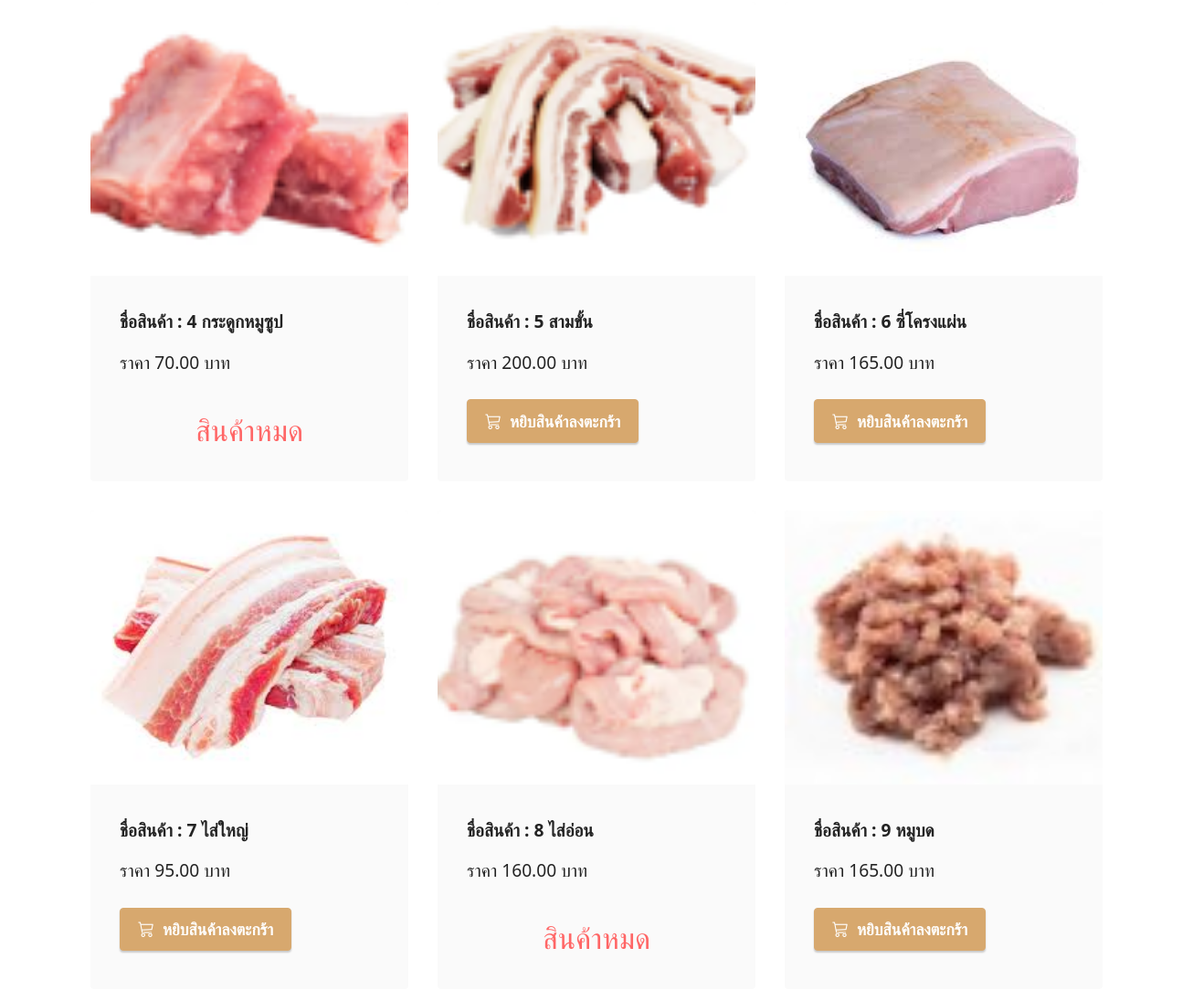
/product/ (middle part), run on an earlier commit of the app's database.
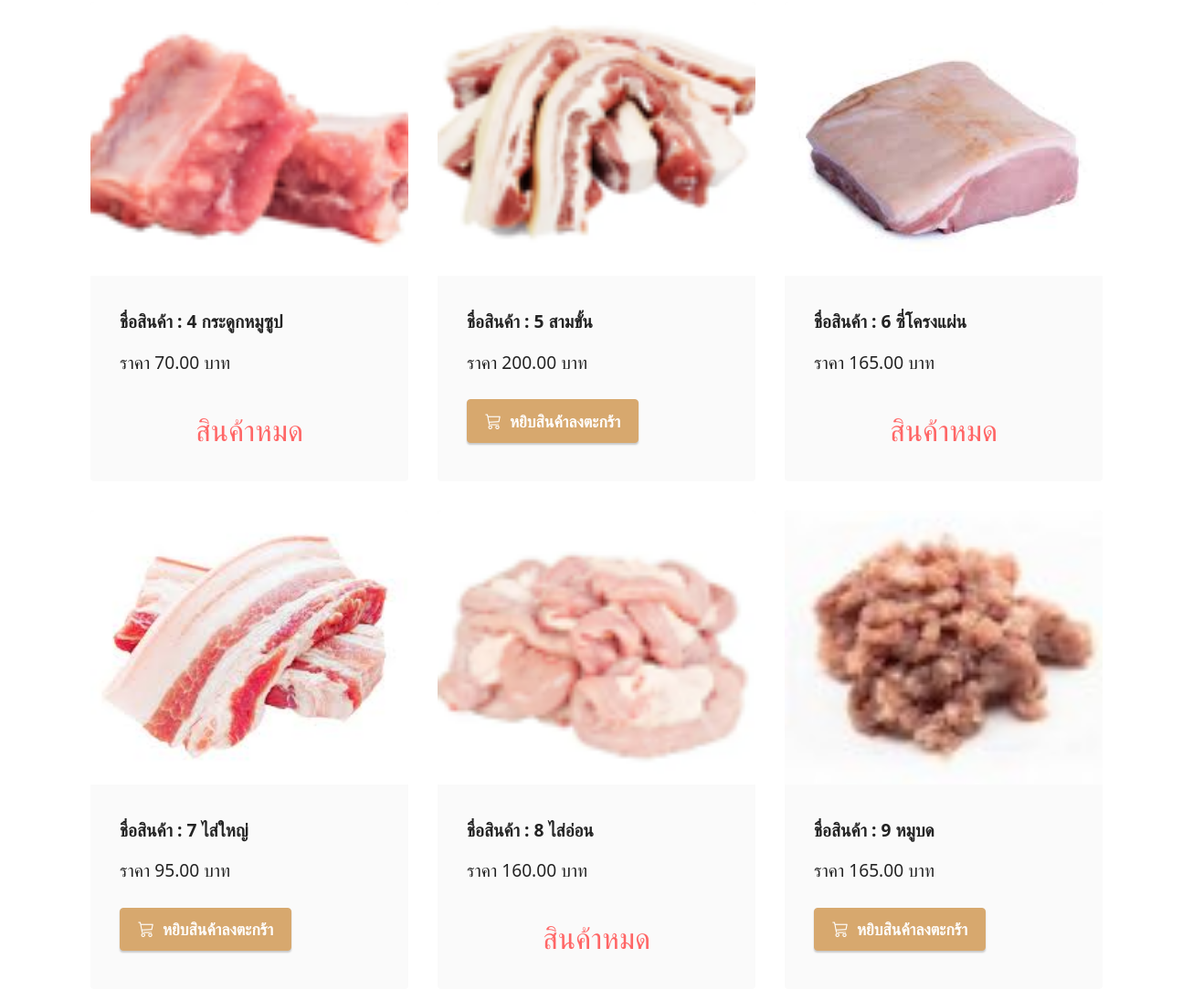
And on a later commit of the database.
### productapp/models.py (models this page shows, shortened)
class Product1(models.Model):
    category = models.ForeignKey('Category',on_delete=models.CASCADE,null=True,verbose_name="หมวดหมู่สินค้า")
    name = models.CharField("ชื่อสินค้า", max_length=100)
    description = models.TextField("รายละเอียดสินค้า", max_length=500)
    price = models.DecimalField("ราคาขาย", max_digits=10, decimal_places=2)
    stock = models.DecimalField("จำนวนในสต๊อก", max_digits=10, decimal_places=2)
    is_trending = models.BooleanField("สินค้าแนะนำ", default=False)
    image = models.ImageField("รูปสินค้า", upload_to="product")
    profitprice = models.DecimalField("ราคากำไร", max_digits=10, decimal_places=2)
    created_at = models.DateTimeField("วันที่เพิ่มสินค้า", auto_now_add=True)
    updated_at = models.DateTimeField("วันที่แก้ไขล่าสุด", auto_now=True)
    barcode = models.CharField("บาร์โค้ด", max_length=13, unique=True)
    class Meta:
        verbose_name = "Product"
        verbose_name_plural = "รายการสินค้า"

### productapp/views.py (the view)
# urls.py: path('product/',views.product_list,name='product1'),
def product_list(request):
     all_product=Product1.objects.all().order_by("category") # เรียกลำดับจากชื่อสินค้า ถ้าเป็นการเพิ่ม order_by ตัวนี้จะมีการเชื่อมโยงกับ Product.html
     page=request.GET.get("page") # ดึงค่า parameter page เพิ่อระบุว่าผู้ใช้ต้องการดูหน้าที่เท่าไหร่ ถ้าไม่มี parametre page ใน url ค่านี้จะเป็น  None
     paginator=Paginator(all_product,10) #สร้าง object Paginator เพื่อแบ่งข้อมูล all_product ออกเป็นหน้า page โดยแต่ล่ะหน้าจะแสดงข้อมูล 3 รายการ
     all_product=paginator.get_page(page) #ดึงข้อมูลของหน้าที่ผู้ชายที่จะต้องการดู (ตามค่า page ที่ได้จาก url ) ถ้า page เป็น None  หรือไม่ถูกต้อง (เช่น มากกว่าจำนวณหน้าทั้งหมด ) จะดึงข้อมูลหน้าแรกมาให้โดยอัตโนมัติ
     return render (request,"product.html",{"all_product":all_product}) #ทำการดึงค่าตัวแปรมาเก็บไว้แล้ว Return กับไป

### productapp/templates/product.html (shortened to what this page needs)
{% extends "layout.html"%}
{% load humanize %}
{% block content%}
<section class="content2 cid-tsEQSCqggh" id="content2-2">
    <div class="container">
        <div class="row mt-4">
        {% for Product1 in all_product %}
        <div class="item features-image сol-12 col-md-6 col-lg-4">
            <div class="item-wrapper">
                <div class="item-img">
                    <a href="{% url 'productDetail' Product1.id %}">
                        <img src="{{ Product1.image.url }}" >
                    </a>
                </div>
                <div class="item-content">
                    <h6 class="item-subtitle mbr-fonts-style mt-1 display-7">
                        <strong>ชื่อสินค้า : {{Product1.name}}</strong>
                    </h6>
                    <p class="mbr-text mbr-fonts-style mt-3 display-7">ราคา {{Product1.price | intcomma}} บาท</p>
                </div>
                <div class="mbr-section-btn item-footer mt-2">
                    {%if Product1.stock <= 0 %}
                         <h2 class="text-secondary text-center" t>สินค้าหมด</h2>
                    {% else %}
                        <a href="{% url 'addCart' Product1.id %}" class="btn btn-primary display-4">
                             <i class="bi bi-cart3"></i></i>&nbsp;
                                หยิบสินค้าลงตะกร้า
                         </a>
                     {% endif %}
                </div>
            </div>
        </div>
        {% endfor %}
    </div>
</section>
{% endblock%}

### productapp/templates/layout.html (shortened to what this page needs)
<!DOCTYPE html>
<html>
   {% load static %}
<head>
    <link href="https://cdn.jsdelivr.net/npm/bootstrap@5.0.2/dist/css/bootstrap.min.css" rel="stylesheet">
    <link rel="stylesheet" href="https://cdn.jsdelivr.net/npm/bootstrap-icons@1.10.5/font/bootstrap-icons.css">
    <link rel="stylesheet" href="{% static 'assets/dropdown/css/style.css' %}">
    <link rel="stylesheet" href="{% static 'assets/theme/css/style.css' %}">
    <link rel="stylesheet" href="{% static 'assets/custom/css/custom-style.css' %}" type="text/css">
</head>
<body>
    {% block content%}
    {% endblock %}
</body>
</html>

### productapp/static/assets/theme/css/style.css (style rules this page uses)
section { background-color: #ffffff; }
body { font-style: normal; line-height: 1.5; font-weight: 400; color: #232323; position: relative; }
section, .container, .container-fluid { position: relative; word-wrap: break-word; }
a { font-style: normal; font-weight: 400; cursor: pointer; }
a, a:hover { text-decoration: none; }
.mbr-text { font-style: normal; line-height: 1.7; }
h1, h2, h3, h4, h5, h6, .display-1, .display-2, .display-4, .display-5, .display-7, span, p, a { line-height: 1; word-break: break-word; word-wrap: break-word; font-weight: 400; }
b, strong { font-weight: bold; }
section { background-position: 50% 50%; background-repeat: no-repeat; background-size: cover; }
img, iframe { display: block; width: 100%; }
.mbr-section-btn { margin-left: -0.6rem; margin-right: -0.6rem; font-size: 0; }
.btn { font-weight: 600; border-width: 1px; font-style: normal; margin: 0.6rem 0.6rem; white-space: normal; transition: all 0.2s ease-in-out; display: inline-flex; align-items: center; justify-content: center; word-break: break-word; }
.row { display: -webkit-flex; -webkit-flex-wrap: wrap; }
html, body { height: auto; min-height: 100vh; }
.mt-4 { margin-top: 2rem !important; }
@media (min-width: 992px) { .container { padding-left: 16px; padding-right: 16px; } }
@media (min-width: 992px) { .row { margin-left: -16px; margin-right: -16px; } }
@media (min-width: 992px) { .row > [class*=col] { padding-left: 16px; padding-right: 16px; } }
.card-wrapper, .item-wrapper { overflow: hidden; }
.item { position: relative; }

### productapp/static/assets/custom/css/custom-style.css (style rules this page uses)
.display-4 { font-size: 1.1rem; line-height: 1.5; }
.display-7 { font-size: 1.2rem; line-height: 1.5; }
.btn { padding: 0.6rem 1.2rem; border-radius: 4px; }
.btn-primary, .btn-primary:active { background-color: #d7a86e !important; border-color: #d7a86e !important; color: #ffffff !important; box-shadow: 0 2px 2px 0 rgba(0, 0, 0, 0.2); }
.text-secondary { color: #ff6666 !important; }
a, a:hover { color: #d7a86e; }
body { overflow-x: hidden; }
a { transition: color 0.6s; }
.cid-tsEQSCqggh { padding-top: 3rem; background-color: #ffffff; }
.cid-tsEQSCqggh img, .cid-tsEQSCqggh .item-img { height: 100%; height: 300px; object-fit: cover; }
.cid-tsEQSCqggh .item { cursor: pointer; margin-bottom: 2rem; }
.cid-tsEQSCqggh .item-wrapper { position: relative; border-radius: 4px; background: #fafafa; height: 100%; display: flex; flex-flow: column nowrap; }
@media (min-width: 992px) { .cid-tsEQSCqggh .item-wrapper .item-content { padding: 2rem 2rem 0; } }
@media (min-width: 992px) { .cid-tsEQSCqggh .item-wrapper .item-footer { padding: 0 2rem 2rem; } }
.cid-tsEQSCqggh .mbr-section-btn { margin-top: auto !important; }
.cid-tsEQSCqggh .mbr-text, .cid-tsEQSCqggh .mbr-section-btn { text-align: left; }
.cid-tsEQSCqggh .item-subtitle { text-align: left; color: #232323; }

What changed in the data, as far as the page shows it:
changed Product1 "6 ซี่โครงแผ่น": stock "หยิบสินค้าลงตะกร้า" → "สินค้าหมด"
